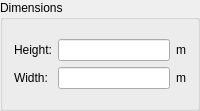
              <widget class="QGroupBox" name="gb2dDimensions">
               <property name="sizePolicy">
                <sizepolicy hsizetype="Preferred" vsizetype="Preferred">
                 <horstretch>0</horstretch>
                 <verstretch>0</verstretch>
                </sizepolicy>
               </property>
               <property name="minimumSize">
                <size>
                 <width>0</width>
                 <height>111</height>
                </size>
               </property>
               <property name="title">
                <string>Dimensions</string>
               </property>
               <layout class="QVBoxLayout" name="verticalLayout_8">
                <item>
                 <layout class="QGridLayout" name="gridLayout_3">
                  <property name="sizeConstraint">
                   <enum>QLayout::SetDefaultConstraint</enum>
                  </property>
                  <item row="1" column="2">
                   <widget class="QLabel" name="label_5">
                    <property name="text">
                     <string>m</string>
                    </property>
                   </widget>
                  </item>
                  <item row="1" column="1">
                   <widget class="QLineEdit" name="tb2dWidth"/>
                  </item>
                  <item row="0" column="1">
                   <widget class="QLineEdit" name="tb2dHeight"/>
                  </item>
                  <item row="0" column="2">
                   <widget class="QLabel" name="label_4">
                    <property name="text">
                     <string>m</string>
                    </property>
                   </widget>
                  </item>
                  <item row="1" column="0">
                   <widget class="QLabel" name="label_8">
                    <property name="text">
                     <string>Width:</string>
                    </property>
                   </widget>
                  </item>
                  <item row="0" column="0">
                   <widget class="QLabel" name="label_7">
                    <property name="text">
                     <string>Height:</string>
                    </property>
                   </widget>
                  </item>
                 </layout>
                </item>
               </layout>
              </widget>
